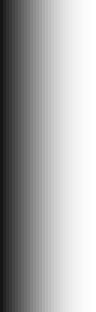
#> input picture images/or_0.jpg, 32 x 104 px (shown 3 times larger)
$ jupyter execute exercicio_gradiente.ipynb   (shell and % lines are left out)   (older library calls are emulated)
#> lines starting #> are read from the running program, lines starting #| are printed output that depends on the picture
[cell 1]
import cv2
from matplotlib import pyplot as plt
import math
import numpy as np
plt.rcParams['figure.figsize'] = [20, 10]

[cell 2]
def orientacaofn(img):
    h = img.shape[0]
    w = img.shape[1]
    sobx = cv2.Sobel(img, cv2.CV_64F, 1, 0)
    soby = cv2.Sobel(img, cv2.CV_64F, 0, 1)
    M = np.zeros([h,w], dtype=np.float64)
    O = np.zeros([h,w], dtype=np.float64)

    orientacoes_media = 0
    tamanho_media = 0

    for i in range(h):
        for j in range(w):
            magnitude = np.sqrt(sobx[i,j]**2 + soby[i,j]**2)
            if sobx[i,j] == 0 and soby[i,j] != 0:
                if magnitude > 0:
                    orientacao = np.pi/2
                else:
                    orientacao = 3 * np.pi/2
            elif sobx[i,j] != 0 and soby[i,j] == 0:
                if magnitude > 0:
                    orientacao = 0
                else:
                    orientacao = 2 * np.pi
            elif sobx[i,j] == 0 and soby[i,j] == 0:
                orientacao = 0
            else:
                divisao = soby[i,j] / sobx[i,j]
                orientacao = np.arctan(divisao)

            orientacoes_media += orientacao
            tamanho_media += 1

    return np.degrees(orientacoes_media/tamanho_media) % 360

[cell 3]
img = cv2.imread('images/or_0.jpg')
#> img is the input picture: shape (104, 32, 3); min 21, max 255, mean 168.2
gray = cv2.cvtColor(img, cv2.COLOR_BGR2GRAY)
orientacaofn(gray)
#> in orientacaofn, `sobx = cv2.Sobel(img, cv2.CV_64F, 1, 0)`:
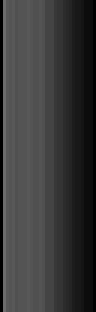
#> sobx: shape (104, 32) float64 (shown 3 times larger); min 0, max 108, mean 56.6
#> in orientacaofn, `soby = cv2.Sobel(img, cv2.CV_64F, 0, 1)`: soby: shape (104, 32) float64; every value is 0
#> after the loop in orientacaofn, `for i in range(h):`: orientacoes_media = 0; tamanho_media = 3328
#> Out = 0

[cell 4]
img = cv2.imread('images/or_90.jpg')
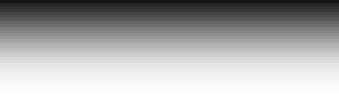
#> input picture images/or_90.jpg, 113 x 32 px (shown 3 times larger)
#> img is the input picture: shape (32, 113, 3); min 21, max 255, mean 168.3
gray = cv2.cvtColor(img, cv2.COLOR_BGR2GRAY)
#> gray: shape (32, 113)
orientacaofn(gray)
#> in orientacaofn (call 2), `sobx = cv2.Sobel(img, cv2.CV_64F, 1, 0)`: sobx: shape (32, 113) float64; every value is 0
#> in orientacaofn (call 2), `soby = cv2.Sobel(img, cv2.CV_64F, 0, 1)`:
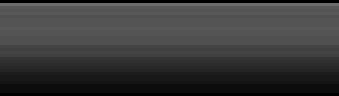
#> soby: shape (32, 113) float64 (shown 3 times larger); min 0, max 108, mean 56.6
#> after the loop in orientacaofn (call 2), `for i in range(h):`: orientacoes_media = 5325; tamanho_media = 3616
#> Out = 84.38

[cell 5]
img = cv2.imread('images/or_312.jpg')
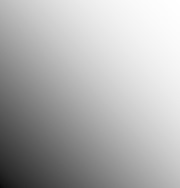
#> input picture images/or_312.jpg, 180 x 188 px
#> img is the input picture: shape (188, 180, 3); min 10, max 255, mean 176.7
gray = cv2.cvtColor(img, cv2.COLOR_BGR2GRAY)
#> gray: shape (188, 180)
orientacaofn(gray)
#> in orientacaofn (call 3), `sobx = cv2.Sobel(img, cv2.CV_64F, 1, 0)`:
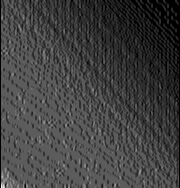
#> sobx: shape (188, 180) float64; min 0, max 22, mean 5.6; drawn with min black and max white
#> in orientacaofn (call 3), `soby = cv2.Sobel(img, cv2.CV_64F, 0, 1)`:
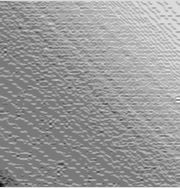
#> soby: shape (188, 180) float64; min -18, max 3, mean -5.36; drawn with min black and max white
#> after the loop in orientacaofn (call 3), `for i in range(h):`: orientacoes_media = -23901.2; tamanho_media = 33840
#> Out = 319.5
